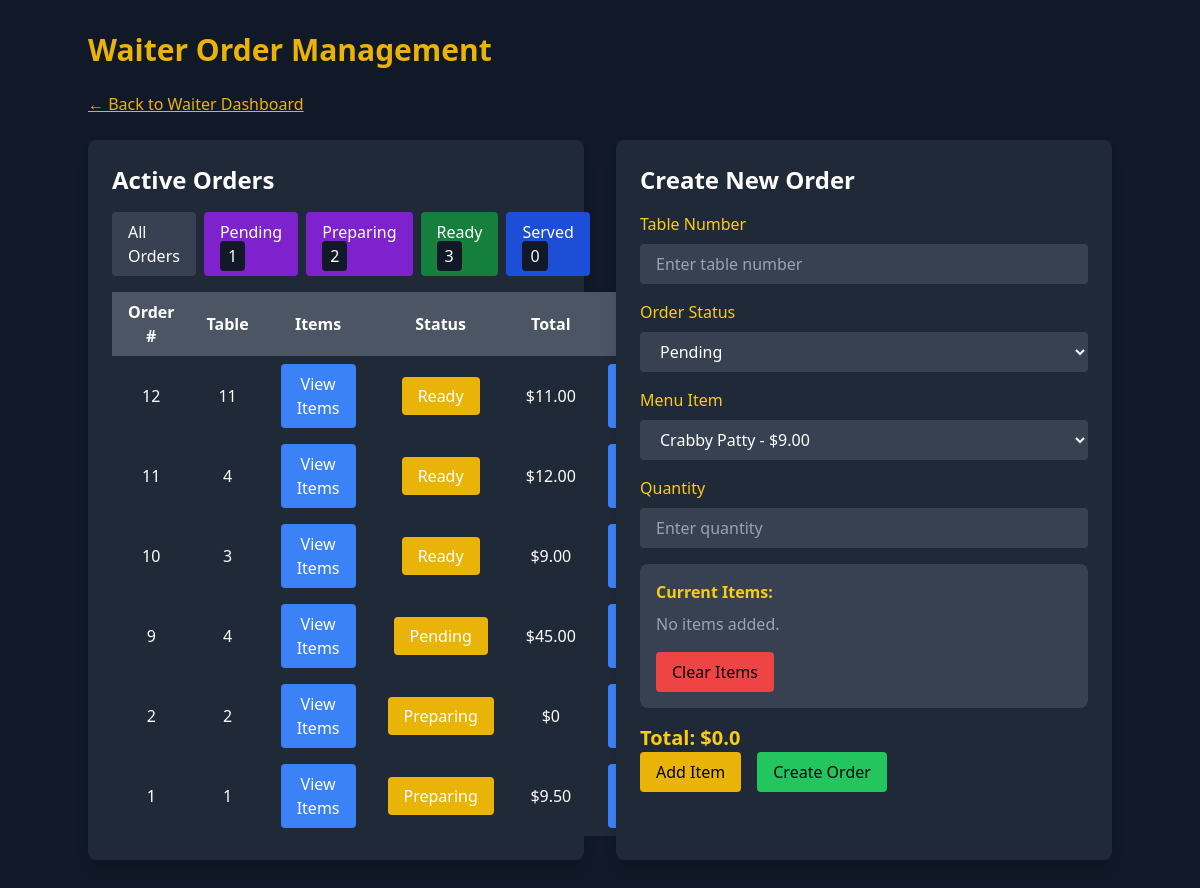
Page /order-management/order-management/ (signed in) on the earlier database version.
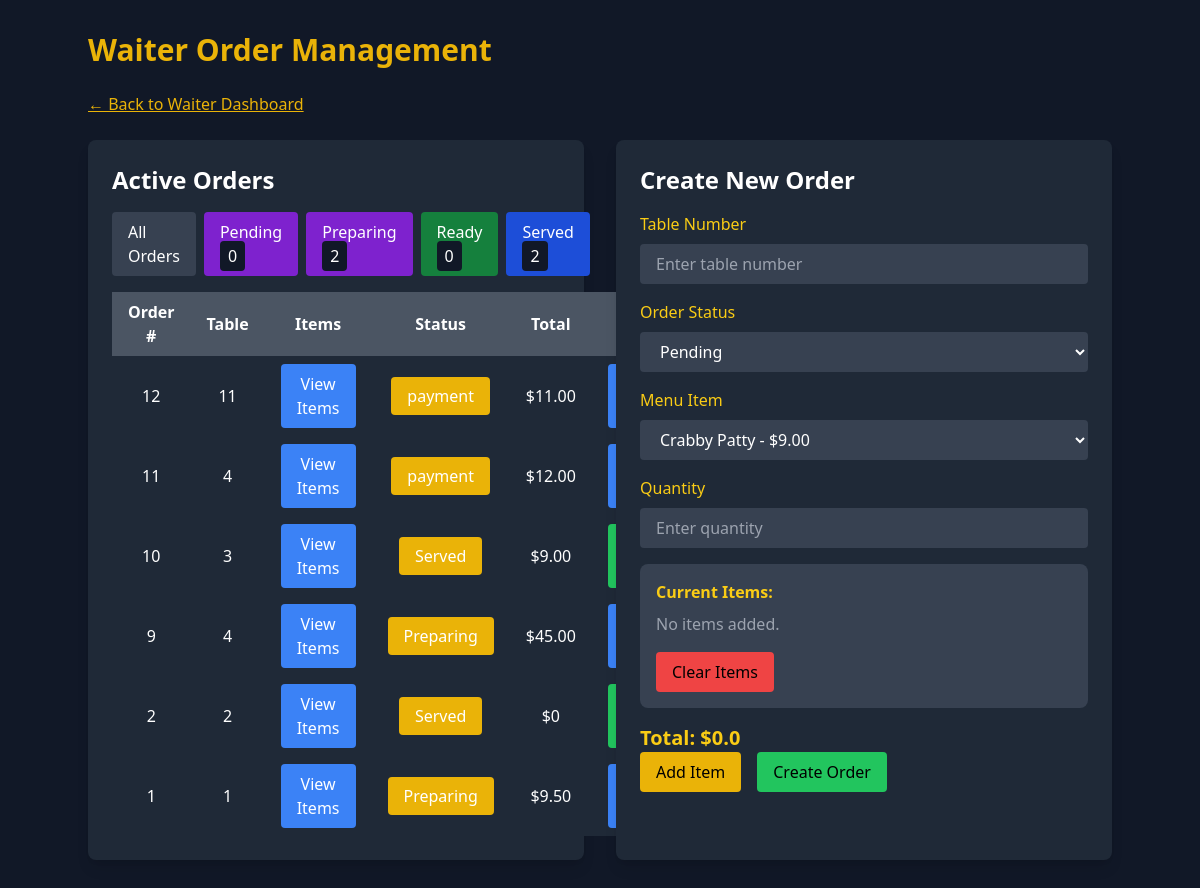
Same page on the later database version.
### order_management/models.py (models this page shows, shortened)
class Order(models.Model):
    STATUS_CHOICES = [
        ('pending', 'Pending'),
        ('preparing', 'Preparing'),
        ('ready', 'Ready'),
        ('served', 'Served'),
        ('completed', 'Completed'),
    ]
    PAYMENT_STATUS_CHOICES = [
        ('unpaid', 'Unpaid'),
        ('paid', 'Paid'),
    ]
    table_number = models.IntegerField()
    waiter = models.ForeignKey(User, on_delete=models.SET_NULL, null=True, related_name='orders')
    status = models.CharField(max_length=20, choices=STATUS_CHOICES, default='pending')
    payment_status = models.CharField(max_length=20, choices=PAYMENT_STATUS_CHOICES, default='unpaid')
    created_at = models.DateTimeField(auto_now_add=True)
    def total_amount(self):
        return sum(item.menu_item.price * item.quantity for item in self.items.all())
    class Meta:
        ordering = ['-created_at']

class OrderItem(models.Model):
    order = models.ForeignKey(Order, on_delete=models.CASCADE, related_name='items')
    menu_item = models.ForeignKey(MenuItem, on_delete=models.CASCADE)
    quantity = models.IntegerField(default=1)
    notes = models.TextField(blank=True, null=True)

### core/models.py (models this page shows, shortened)
class MenuItem(models.Model):
    name = models.CharField(max_length=100)
    description = models.TextField()
    price = models.DecimalField(max_digits=6, decimal_places=2)
    category = models.CharField(max_length=50)
    image = models.ImageField(upload_to='menu_images/', blank=True, null=True)
    ingredients = models.TextField(blank=True, null=True)
    available = models.BooleanField(default=True)

### order_management/views.py (the view, shortened to what this page needs)
# urls.py: path('order-management/', include('order_management.urls')),  # Link to order management app
@login_required
@user_passes_test(is_waiter)  # Restrict access to waiters
def order_management(request):
    status_filter = request.GET.get("status", "all")
    orders = Order.objects.all()
    if status_filter == "pending":
        orders = orders.filter(status="pending")
    elif status_filter == "preparing":
        orders = orders.filter(status="preparing")
    elif status_filter == "ready":
        orders = orders.filter(status="ready")
    elif status_filter == "served":
        orders = orders.filter(status="served")
    pending_orders = Order.objects.filter(status="pending")
    preparing_orders = Order.objects.filter(status="preparing")
    ready_orders = Order.objects.filter(status="ready")
    served_orders = Order.objects.filter(status="served")
    menu_items = MenuItem.objects.all()
    order_form = OrderForm(initial={'table_number': request.session.get("table_number", "")})  # Retain table number
    order_item_form = OrderItemForm()
    total_price = float(request.session.get("total_price", 0))
    order_items = request.session.get("order_items", [])
    return render(request, "order_management/order_management.html", {
        "orders": orders,
        "menu_items": menu_items,
        "order_form": order_form,
        "order_item_form": order_item_form,
        "order_items": order_items,
        "total_price": total_price,
        "pending_orders": pending_orders,
        "preparing_orders": preparing_orders,
        "ready_orders": ready_orders,
        "served_orders": served_orders,
        "order_status_choices": Order.STATUS_CHOICES,
    })

### order_management/forms.py
class OrderForm(forms.ModelForm):
    class Meta:
        model = Order
        fields = ['table_number', 'status']  # Removed waiter field
    table_number = forms.IntegerField(
        widget=forms.NumberInput(attrs={
            'class': 'w-full px-4 py-2 bg-gray-700 rounded focus:outline-none focus:ring focus:border-yellow-500',
            'placeholder': 'Enter table number',
        })
    )
    status = forms.ChoiceField(
        choices=Order.STATUS_CHOICES,
        widget=forms.Select(attrs={
            'class': 'w-full px-4 py-2 bg-gray-700 rounded focus:outline-none focus:ring focus:border-yellow-500',
        })
    )

### order_management/views.py (called while the page is built)
def is_waiter(user):
    return user.is_authenticated and hasattr(user, 'userprofile') and user.userprofile.role == "Waiter"

### order_management/templates/order_management/order_management.html (shortened to what the changed rows need)
<!DOCTYPE html>
<html lang="en">
<head>
    <script src="https://cdn.tailwindcss.com"></script>
</head>
<body class="bg-gray-900 text-white font-sans p-8">
    <div class="container mx-auto">
        <h1 class="text-3xl font-bold mb-6 text-yellow-500">Waiter Order Management</h1>
        <div class="grid grid-cols-1 md:grid-cols-2 gap-8">
            <div class="bg-gray-800 p-6 rounded-lg shadow-lg">
                <h2 class="text-2xl font-semibold mb-4">Active Orders</h2>
                <div class="flex space-x-2 mb-4">
                    <a href="?status=pending" class="bg-purple-700 px-4 py-2 rounded hover:bg-purple-600">
                        Pending <span class="bg-gray-900 px-2 py-1 rounded">{{ pending_orders.count }}</span>
                    </a>
                    <a href="?status=ready" class="bg-green-700 px-4 py-2 rounded hover:bg-green-600">
                        Ready <span class="bg-gray-900 px-2 py-1 rounded">{{ ready_orders.count }}</span>
                    </a>
                    <a href="?status=served" class="bg-blue-700 px-4 py-2 rounded hover:bg-blue-600">
                        Served <span class="bg-gray-900 px-2 py-1 rounded">{{ served_orders.count }}</span>
                    </a>
                </div>
                <table class="w-full bg-gray-700 rounded-lg">
                    <thead>
                        <tr class="bg-gray-600">
                            <th class="px-4 py-2">Order #</th>
                            <th class="px-4 py-2">Table</th>
                            <th class="px-4 py-2">Items</th>
                            <th class="px-4 py-2">Status</th>
                            <th class="px-4 py-2">Total</th>
                            <th class="px-4 py-2">Actions</th>
                        </tr>
                    </thead>
                    <tbody>
                        {% for order in orders %}
                        <tr class="bg-gray-800">
                            <td class="px-4 py-2 text-center">{{ order.id }}</td>
                            <td class="px-4 py-2 text-center">{{ order.table_number }}</td>
                            <td class="px-4 py-2 text-center">
                                <button onclick="viewOrderItems('{{ order.id }}')" class="bg-blue-500 px-4 py-2 rounded hover:bg-blue-600">
                                    View Items
                                </button>
                            </td>
                            <td class="px-4 py-2 text-center">
                                <span class="bg-yellow-500 px-4 py-2 rounded">{{ order.get_status_display }}</span>
                            </td>
                            <td class="px-4 py-2 text-center">${{ order.total_amount }}</td>
                            <td class="px-4 py-2 text-center">
                                {% if order.status == "served" %}
                                <button
                                    data-order-id="{{ order.id }}"
                                    data-action="payment"
                                    onclick="updateOrderStatus('{{ order.id }}', 'payment')"
                                    class="bg-green-500 px-4 py-2 rounded hover:bg-green-600">
                                </button>
                                {% else %}
                                <button
                                    data-order-id="{{ order.id }}"
                                    data-action="served"
                                    onclick="updateOrderStatus('{{ order.id }}', 'served')"
                                    class="bg-blue-500 px-4 py-2 rounded hover:bg-blue-600">
                                </button>
                                {% endif %}
                            </td>
                        </tr>
                        {% empty %}
                        <tr>
                            <td colspan="6" class="text-center">No active orders</td>
                        </tr>
                        {% endfor %}
                    </tbody>
                </table>
            </div>
            <div class="bg-gray-800 p-6 rounded-lg shadow-lg">
                <h2 class="text-2xl font-semibold mb-4">Create New Order</h2>
            </div>
        </div>
    </div>
</body>
</html>

Differences in the rows shown:
changed Order id 12: status "Ready" → "payment"
changed Order id 11: status "Ready" → "payment"
changed Order id 10: status "Ready" → "Served"
changed Order id 9: status "Pending" → "Preparing"
changed Order id 2: status "Preparing" → "Served"
Other differences:
{{ pending_orders.count }}: "1" → "0"
{{ ready_orders.count }}: "3" → "0"
{{ served_orders.count }}: "0" → "2"
